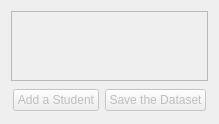
        <widget class="QWidget" name="studentsTab">
         <attribute name="title">
          <string>  Students  </string>
         </attribute>
         <layout class="QVBoxLayout" name="verticalLayout_6">
          <item>
           <widget class="QTableWidget" name="studentTable">
            <property name="enabled">
             <bool>false</bool>
            </property>
            <property name="sizePolicy">
             <sizepolicy hsizetype="Expanding" vsizetype="Expanding">
              <horstretch>1</horstretch>
              <verstretch>1</verstretch>
             </sizepolicy>
            </property>
            <property name="mouseTracking">
             <bool>true</bool>
            </property>
            <property name="contextMenuPolicy">
             <enum>Qt::NoContextMenu</enum>
            </property>
            <property name="styleSheet">
             <string notr="true">QTableView{gridline-color: black;}
            QHeaderView::section{
                border-top:0px solid #D8D8D8;
                border-left:0px solid #D8D8D8;
                border-right:1px solid black;
                border-bottom: 1px solid black;
                background-color:Gainsboro;
                padding:4px;
                font-weight:bold;}
            QHeaderView::down-arrow{
                image: url(:/icons/down_arrow.png);
                width:20px;
                subcontrol-origin:margin;
                subcontrol-position:left;}
           QHeaderView::up-arrow{
                image: url(:/icons/up_arrow.png);
                width:20px;
                subcontrol-origin:margin;
                subcontrol-position:left;}
            QTableCornerButton::section{
                border-top:0px solid #D8D8D8;
                border-left:0px solid #D8D8D8;
                border-right:1px solid black;
                border-bottom: 1px solid black;
                background-color:white;}
			QTableView::item{ selection-background-color: #85cbf8}</string>
            </property>
            <property name="sizeAdjustPolicy">
             <enum>QAbstractScrollArea::AdjustToContents</enum>
            </property>
            <property name="autoScroll">
             <bool>false</bool>
            </property>
            <property name="editTriggers">
             <set>QAbstractItemView::NoEditTriggers</set>
            </property>
            <property name="showDropIndicator" stdset="0">
             <bool>false</bool>
            </property>
            <property name="dragDropOverwriteMode">
             <bool>false</bool>
            </property>
            <property name="alternatingRowColors">
             <bool>true</bool>
            </property>
            <property name="selectionMode">
             <enum>QAbstractItemView::SingleSelection</enum>
            </property>
            <property name="selectionBehavior">
             <enum>QAbstractItemView::SelectRows</enum>
            </property>
            <property name="showGrid">
             <bool>false</bool>
            </property>
            <property name="gridStyle">
             <enum>Qt::NoPen</enum>
            </property>
            <property name="sortingEnabled">
             <bool>true</bool>
            </property>
            <property name="cornerButtonEnabled">
             <bool>false</bool>
            </property>
            <attribute name="horizontalHeaderCascadingSectionResizes">
             <bool>true</bool>
            </attribute>
            <attribute name="horizontalHeaderMinimumSectionSize">
             <number>20</number>
            </attribute>
           </widget>
          </item>
          <item>
           <layout class="QHBoxLayout" name="addStudentLayout">
            <property name="leftMargin">
             <number>2</number>
            </property>
            <property name="topMargin">
             <number>2</number>
            </property>
            <property name="rightMargin">
             <number>2</number>
            </property>
            <property name="bottomMargin">
             <number>2</number>
            </property>
            <item>
             <widget class="QPushButton" name="addStudentPushButton">
              <property name="enabled">
               <bool>false</bool>
              </property>
              <property name="sizePolicy">
               <sizepolicy hsizetype="MinimumExpanding" vsizetype="Fixed">
                <horstretch>0</horstretch>
                <verstretch>0</verstretch>
               </sizepolicy>
              </property>
              <property name="toolTip">
               <string>&lt;html&gt;Add a student to the current dataset.&lt;/html&gt;</string>
              </property>
              <property name="text">
               <string>Add a Student</string>
              </property>
              <property name="icon">
               <iconset resource="gruepr.qrc">
                <normaloff>:/icons/add.png</normaloff>:/icons/add.png</iconset>
              </property>
              <property name="iconSize">
               <size>
                <width>30</width>
                <height>30</height>
               </size>
              </property>
             </widget>
            </item>
            <item>
             <widget class="QPushButton" name="saveSurveyFilePushButton">
              <property name="enabled">
               <bool>false</bool>
              </property>
              <property name="sizePolicy">
               <sizepolicy hsizetype="MinimumExpanding" vsizetype="Fixed">
                <horstretch>0</horstretch>
                <verstretch>0</verstretch>
               </sizepolicy>
              </property>
              <property name="toolTip">
               <string>&lt;html&gt;Save the current dataset to a survey file.&lt;/html&gt;</string>
              </property>
              <property name="text">
               <string>Save the Dataset</string>
              </property>
              <property name="icon">
               <iconset resource="gruepr.qrc">
                <normaloff>:/icons/save.png</normaloff>:/icons/save.png</iconset>
              </property>
              <property name="iconSize">
               <size>
                <width>30</width>
                <height>30</height>
               </size>
              </property>
             </widget>
            </item>
           </layout>
          </item>
         </layout>
        </widget>
